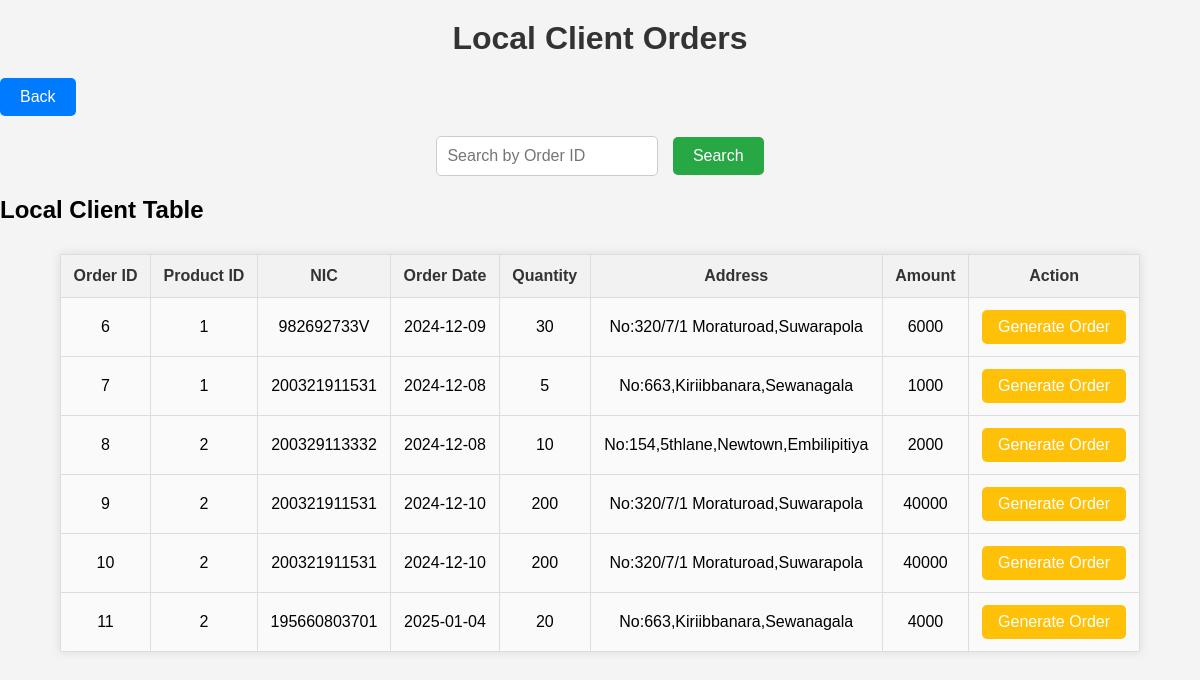
Page /geanaret_order1.php on the committed database.
### tables this page shows
CREATE TABLE `lcorder` (
  `OrderID` int(11) NOT NULL,
  `ProductID` int(5) NOT NULL,
  `NIC` varchar(12) NOT NULL,
  `OrderDate` date NOT NULL,
  `Quantity` int(5) NOT NULL,
  `Address` varchar(50) NOT NULL,
  `Amount` int(10) NOT NULL,
  `Payment` varchar(255) DEFAULT NULL
);

### geanaret_order1.php (the view, shortened to what this page needs)
<?php
include 'conf.php';
?>
<!DOCTYPE html>
<html>
<head>
    <link rel="stylesheet" href="generate.css">
</head>
<body>
    <h1>Local Client Orders</h1>
    <div>
    <button onclick="window.location.href='generate_order.php';">Back</button>
</div>
    <form id="searchForm" method="get" onsubmit="return validateSearchForm()">
        <div>
            <input id="searchField" type="text" name="search" placeholder="Search by Order ID">
            <input type="submit" value="Search">
        </div>
    </form>
    <h2>Local Client Table</h2>
    <table>
        <thead>
            <tr>
                <th>Order ID</th>
                <th>Product ID</th>
                <th>NIC</th>
                <th>Order Date</th>
                <th>Quantity</th>
                <th>Address</th>
                <th>Amount</th>
                <th>Action</th>
            </tr>
        </thead>
        <tbody>
        <?php
        $sqlLC = "SELECT * FROM lcorder WHERE Payment = 'pending'";
        $resultLC = $conn->query($sqlLC);
        if ($resultLC->num_rows > 0) {
            while ($row = $resultLC->fetch_assoc()) {
                echo "<tr>";
                echo "<td>" . htmlspecialchars($row["OrderID"]) . "</td>";
                echo "<td>" . htmlspecialchars($row["ProductID"]) . "</td>";
                echo "<td>" . htmlspecialchars($row["NIC"]) . "</td>";
                echo "<td>" . htmlspecialchars($row["OrderDate"]) . "</td>";
                echo "<td>" . htmlspecialchars($row["Quantity"]) . "</td>";
                echo "<td>" . htmlspecialchars($row["Address"]) . "</td>";
                echo "<td>" . htmlspecialchars($row["Amount"]) . "</td>";
                echo "<td>
                        <form method='post' action=''>
                            <button type='submit' name='OrderID' value='" . htmlspecialchars($row["OrderID"]) . "'>Generate Order</button>
                        </form>
                      </td>";
                echo "</tr>";
            }
        } else {
            echo "<tr><td colspan='8'>No local orders found.</td></tr>";
        }
        ?>
        </tbody>
    </table>
</body>
</html>

### generate.css (style rules this page uses)
body { font-family: Arial, sans-serif; background-color: #f4f4f4; margin: 0; padding: 0; }
h1 { text-align: center; margin-top: 20px; color: #333; }
button { background-color: #007BFF; color: white; padding: 10px 20px; border: none; border-radius: 5px; cursor: pointer; font-size: 16px; transition: background-color 0.3s; }
#searchForm { text-align: center; margin-top: 20px; }
#searchForm input[type="text"] { padding: 10px; font-size: 16px; width: 200px; margin-right: 10px; border-radius: 5px; border: 1px solid #ccc; }
#searchForm input[type="submit"] { padding: 10px 20px; background-color: #28a745; color: white; border: none; border-radius: 5px; font-size: 16px; cursor: pointer; }
table { width: 90%; margin: 30px auto; border-collapse: collapse; background-color: #fff; box-shadow: 0 0 10px rgba(0, 0, 0, 0.1); }
table th, table td { padding: 12px; text-align: center; border: 1px solid #ddd; }
table th { background-color: #f2f2f2; color: #333; }
table td { background-color: #fafafa; }
table td form button { background-color: #ffc107; color: #fff; padding: 8px 16px; border: none; border-radius: 5px; cursor: pointer; }

### rows in the picture
lcorder: OrderID "6", ProductID "1", NIC "982692733V", OrderDate "2024-12-09", Quantity "30", Address "No:320/7/1 Moraturoad,Suwarapola", Amount "6000"
lcorder: OrderID "7", ProductID "1", NIC "200321911531", OrderDate "2024-12-08", Quantity "5", Address "No:663,Kiriibbanara,Sewanagala", Amount "1000"
lcorder: OrderID "8", ProductID "2", NIC "200329113332", OrderDate "2024-12-08", Quantity "10", Address "No:154,5thlane,Newtown,Embilipitiya", Amount "2000"
lcorder: OrderID "9", ProductID "2", NIC "200321911531", OrderDate "2024-12-10", Quantity "200", Address "No:320/7/1 Moraturoad,Suwarapola", Amount "40000"
lcorder: OrderID "10", ProductID "2", NIC "200321911531", OrderDate "2024-12-10", Quantity "200", Address "No:320/7/1 Moraturoad,Suwarapola", Amount "40000"
lcorder: OrderID "11", ProductID "2", NIC "195660803701", OrderDate "2025-01-04", Quantity "20", Address "No:663,Kiriibbanara,Sewanagala", Amount "4000"
